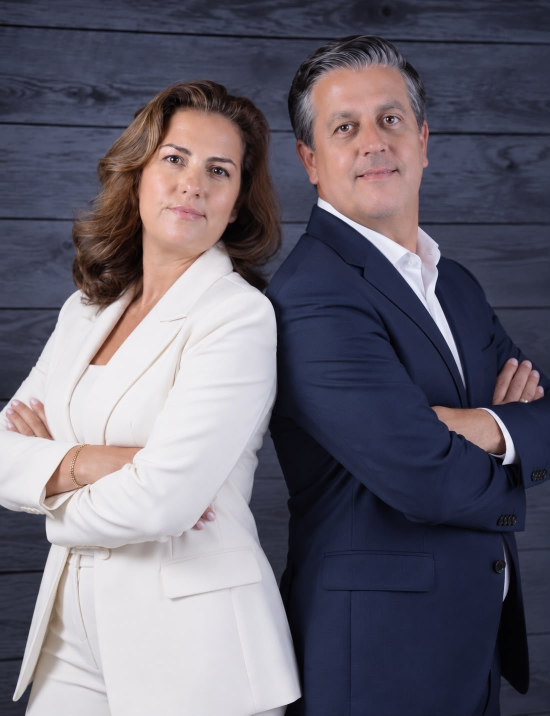
#> input picture Portrait_Project/00_originals/duo_reference.jpg, 1099 x 1431 px, found by its file name (shown at 1/2 size)
$ python plate2.py out.png
#> lines starting #> are read from the running program, lines starting #| are printed output that depends on the picture; after the words box and inside, x2 and y2 are one past the last pixel; in counts of white or black regions, pixels touching at a corner belong together
"""Backdrop extension v2: planks are flattened (perspective seams -> horizontal), the missing wall is grown with
translation-only patch quilting (min-error seam cut, no mirroring), then re-curved onto the original seam geometry."""
import numpy as np, cv2, json
from PIL import Image
from scipy import ndimage as ndi
img=np.array(Image.open('00_originals/duo_reference.jpg').convert('RGB')).astype(np.float32)
a0=np.array(Image.open('01_masks/duo_alpha_v2.png')).astype(np.float32)/255
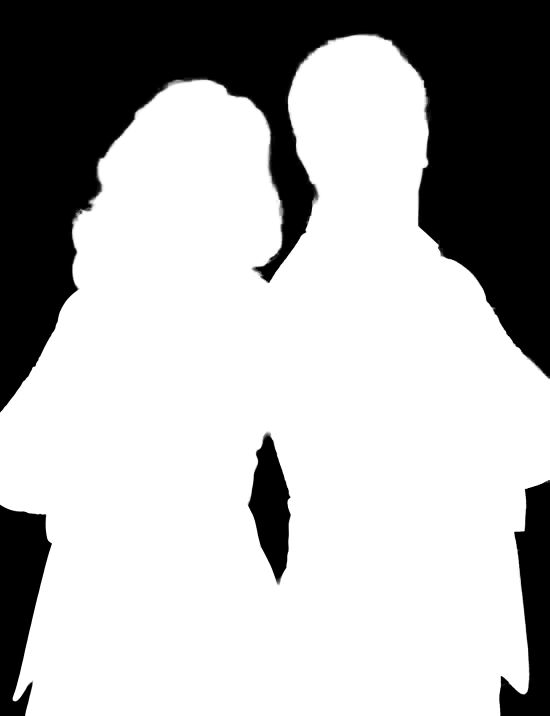
#> input picture Portrait_Project/01_masks/duo_alpha_v2.png, 1099 x 1431 px, found by its file name (shown at 1/2 size)
H=1431
person=cv2.dilate((a0>0.01).astype(np.uint8),cv2.getStructuringElement(cv2.MORPH_ELLIPSE,(13,13)))
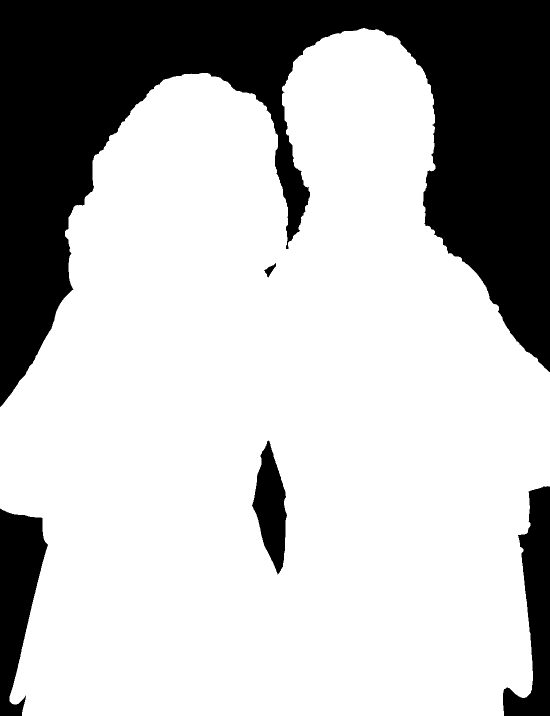
#> person: shape (1431, 1099) (shown at 1/2 size); values 0 (black) and 1 (white), 72.9% white; 5 black regions, box (x1, y1, x2, y2) and area: (0, 0, 1099, 814) 369610, (0, 1017, 96, 1431) 24014, (1006, 972, 1099, 1431) 21880, (504, 881, 574, 1149) 10719, (528, 526, 552, 555) 262
#> (the run stopped early here; a loop or call above may not have finished)
